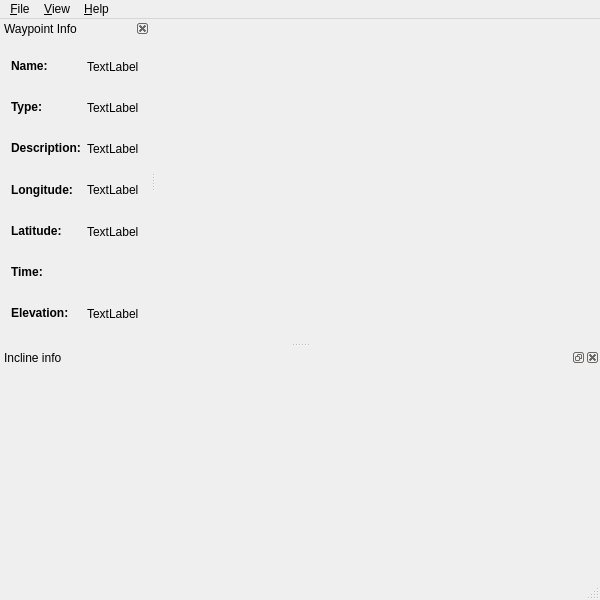
<?xml version="1.0" encoding="UTF-8"?>
<ui version="4.0">
 <class>MainWindow</class>
 <widget class="QMainWindow" name="MainWindow">
  <property name="geometry">
   <rect>
    <x>0</x>
    <y>0</y>
    <width>600</width>
    <height>600</height>
   </rect>
  </property>
  <property name="windowTitle">
   <string>GeoViodi</string>
  </property>
  <widget class="QWidget" name="centralWidget">
   <layout class="QVBoxLayout" name="verticalLayout_2">
    <item>
     <layout class="QVBoxLayout" name="verticalLayout">
      <property name="spacing">
       <number>3</number>
      </property>
      <property name="sizeConstraint">
       <enum>QLayout::SetMaximumSize</enum>
      </property>
     </layout>
    </item>
   </layout>
  </widget>
  <widget class="QMenuBar" name="menuBar">
   <property name="geometry">
    <rect>
     <x>0</x>
     <y>0</y>
     <width>600</width>
     <height>21</height>
    </rect>
   </property>
   <widget class="QMenu" name="menu_File">
    <property name="title">
     <string>&amp;File</string>
    </property>
    <addaction name="action_Open"/>
    <addaction name="action_Close"/>
    <addaction name="action_Info"/>
    <addaction name="separator"/>
    <addaction name="action_Exit"/>
   </widget>
   <widget class="QMenu" name="menu_Help">
    <property name="title">
     <string>&amp;Help</string>
    </property>
    <addaction name="actionAbout_Qt"/>
    <addaction name="action_About"/>
   </widget>
   <widget class="QMenu" name="menu_View">
    <property name="title">
     <string>&amp;View</string>
    </property>
    <addaction name="action_Show_statusbar"/>
    <addaction name="actionShow_info_dock"/>
    <addaction name="actionSho_w_incline_dock"/>
    <addaction name="separator"/>
   </widget>
   <addaction name="menu_File"/>
   <addaction name="menu_View"/>
   <addaction name="menu_Help"/>
  </widget>
  <widget class="QStatusBar" name="statusBar"/>
  <widget class="QDockWidget" name="wptDockWidget">
   <property name="enabled">
    <bool>true</bool>
   </property>
   <property name="sizePolicy">
    <sizepolicy hsizetype="Preferred" vsizetype="Preferred">
     <horstretch>0</horstretch>
     <verstretch>0</verstretch>
    </sizepolicy>
   </property>
   <property name="maximumSize">
    <size>
     <width>524287</width>
     <height>524287</height>
    </size>
   </property>
   <property name="floating">
    <bool>false</bool>
   </property>
   <property name="features">
    <set>QDockWidget::DockWidgetClosable|QDockWidget::DockWidgetMovable</set>
   </property>
   <property name="windowTitle">
    <string>Waypoint Info</string>
   </property>
   <attribute name="dockWidgetArea">
    <number>1</number>
   </attribute>
   <widget class="QWidget" name="dockWidgetContents">
    <layout class="QGridLayout" name="dockLayout">
     <item row="0" column="1">
      <widget class="QLabel" name="lbl_Name">
       <property name="text">
        <string>TextLabel</string>
       </property>
       <property name="wordWrap">
        <bool>true</bool>
       </property>
      </widget>
     </item>
     <item row="1" column="1">
      <widget class="QLabel" name="lbl_Type">
       <property name="text">
        <string>TextLabel</string>
       </property>
       <property name="wordWrap">
        <bool>true</bool>
       </property>
      </widget>
     </item>
     <item row="3" column="1">
      <widget class="QLabel" name="lbl_X">
       <property name="sizePolicy">
        <sizepolicy hsizetype="MinimumExpanding" vsizetype="Preferred">
         <horstretch>0</horstretch>
         <verstretch>0</verstretch>
        </sizepolicy>
       </property>
       <property name="maximumSize">
        <size>
         <width>300</width>
         <height>16777215</height>
        </size>
       </property>
       <property name="text">
        <string>TextLabel</string>
       </property>
       <property name="wordWrap">
        <bool>true</bool>
       </property>
      </widget>
     </item>
     <item row="4" column="1">
      <widget class="QLabel" name="lbl_Y">
       <property name="text">
        <string>TextLabel</string>
       </property>
      </widget>
     </item>
     <item row="0" column="0">
      <widget class="QLabel" name="label">
       <property name="text">
        <string>&lt;b&gt;Name:&lt;/b&gt;</string>
       </property>
      </widget>
     </item>
     <item row="1" column="0">
      <widget class="QLabel" name="label_2">
       <property name="text">
        <string>&lt;b&gt;Type:&lt;/b&gt;</string>
       </property>
      </widget>
     </item>
     <item row="3" column="0">
      <widget class="QLabel" name="label_3">
       <property name="text">
        <string>&lt;b&gt;Longitude:&lt;/b&gt;</string>
       </property>
      </widget>
     </item>
     <item row="4" column="0">
      <widget class="QLabel" name="label_4">
       <property name="text">
        <string>&lt;b&gt;Latitude:&lt;/b&gt;</string>
       </property>
      </widget>
     </item>
     <item row="5" column="0">
      <widget class="QLabel" name="label_5">
       <property name="text">
        <string>&lt;b&gt;Time:&lt;/b&gt;</string>
       </property>
      </widget>
     </item>
     <item row="5" column="1">
      <widget class="QLabel" name="lbl_Time"/>
     </item>
     <item row="6" column="0">
      <widget class="QLabel" name="label_7">
       <property name="text">
        <string>&lt;b&gt;Elevation:&lt;/b&gt;</string>
       </property>
      </widget>
     </item>
     <item row="6" column="1">
      <widget class="QLabel" name="lbl_Ele">
       <property name="text">
        <string>TextLabel</string>
       </property>
      </widget>
     </item>
     <item row="2" column="0">
      <widget class="QLabel" name="label_6">
       <property name="text">
        <string>&lt;b&gt;Description:&lt;/b&gt;</string>
       </property>
      </widget>
     </item>
     <item row="2" column="1">
      <widget class="QLabel" name="lbl_Desc">
       <property name="maximumSize">
        <size>
         <width>16777215</width>
         <height>16777215</height>
        </size>
       </property>
       <property name="text">
        <string>TextLabel</string>
       </property>
       <property name="wordWrap">
        <bool>true</bool>
       </property>
      </widget>
     </item>
    </layout>
   </widget>
  </widget>
  <widget class="QDockWidget" name="inclineDock">
   <property name="minimumSize">
    <size>
     <width>80</width>
     <height>230</height>
    </size>
   </property>
   <property name="allowedAreas">
    <set>Qt::BottomDockWidgetArea|Qt::LeftDockWidgetArea|Qt::TopDockWidgetArea</set>
   </property>
   <property name="windowTitle">
    <string>Incline info</string>
   </property>
   <attribute name="dockWidgetArea">
    <number>8</number>
   </attribute>
   <widget class="QWidget" name="dockWidgetContents_2">
    <layout class="QVBoxLayout" name="verticalLayout_3">
     <item>
      <widget class="QwtPlot" name="inclinePlot">
       <property name="minimumSize">
        <size>
         <width>0</width>
         <height>50</height>
        </size>
       </property>
      </widget>
     </item>
    </layout>
   </widget>
  </widget>
  <action name="action_Open">
   <property name="text">
    <string>&amp;Open...</string>
   </property>
   <property name="shortcut">
    <string>Ctrl+O</string>
   </property>
  </action>
  <action name="action_Exit">
   <property name="text">
    <string>&amp;Exit</string>
   </property>
   <property name="shortcut">
    <string>Ctrl+Q</string>
   </property>
  </action>
  <action name="action_Info">
   <property name="text">
    <string>&amp;Info</string>
   </property>
   <property name="shortcut">
    <string>Ctrl+I</string>
   </property>
  </action>
  <action name="action_Close">
   <property name="text">
    <string>&amp;Close</string>
   </property>
   <property name="shortcut">
    <string>Ctrl+C</string>
   </property>
  </action>
  <action name="action_About">
   <property name="text">
    <string>&amp;About...</string>
   </property>
  </action>
  <action name="actionAbout_Qt">
   <property name="text">
    <string>About &amp;Qt</string>
   </property>
  </action>
  <action name="action_Show_statusbar">
   <property name="checkable">
    <bool>true</bool>
   </property>
   <property name="checked">
    <bool>true</bool>
   </property>
   <property name="text">
    <string>&amp;Show statusbar</string>
   </property>
  </action>
  <action name="actionShow_info_dock">
   <property name="checkable">
    <bool>true</bool>
   </property>
   <property name="text">
    <string>Show info &amp;dock</string>
   </property>
  </action>
  <action name="actionSho_w_incline_dock">
   <property name="checkable">
    <bool>true</bool>
   </property>
   <property name="text">
    <string>Sho&amp;w incline dock</string>
   </property>
  </action>
 </widget>
 <layoutdefault spacing="6" margin="11"/>
 <customwidgets>
  <customwidget>
   <class>QwtPlot</class>
   <extends>QFrame</extends>
   <header>qwt_plot.h</header>
   <container>1</container>
  </customwidget>
 </customwidgets>
 <resources/>
 <connections/>
</ui>
